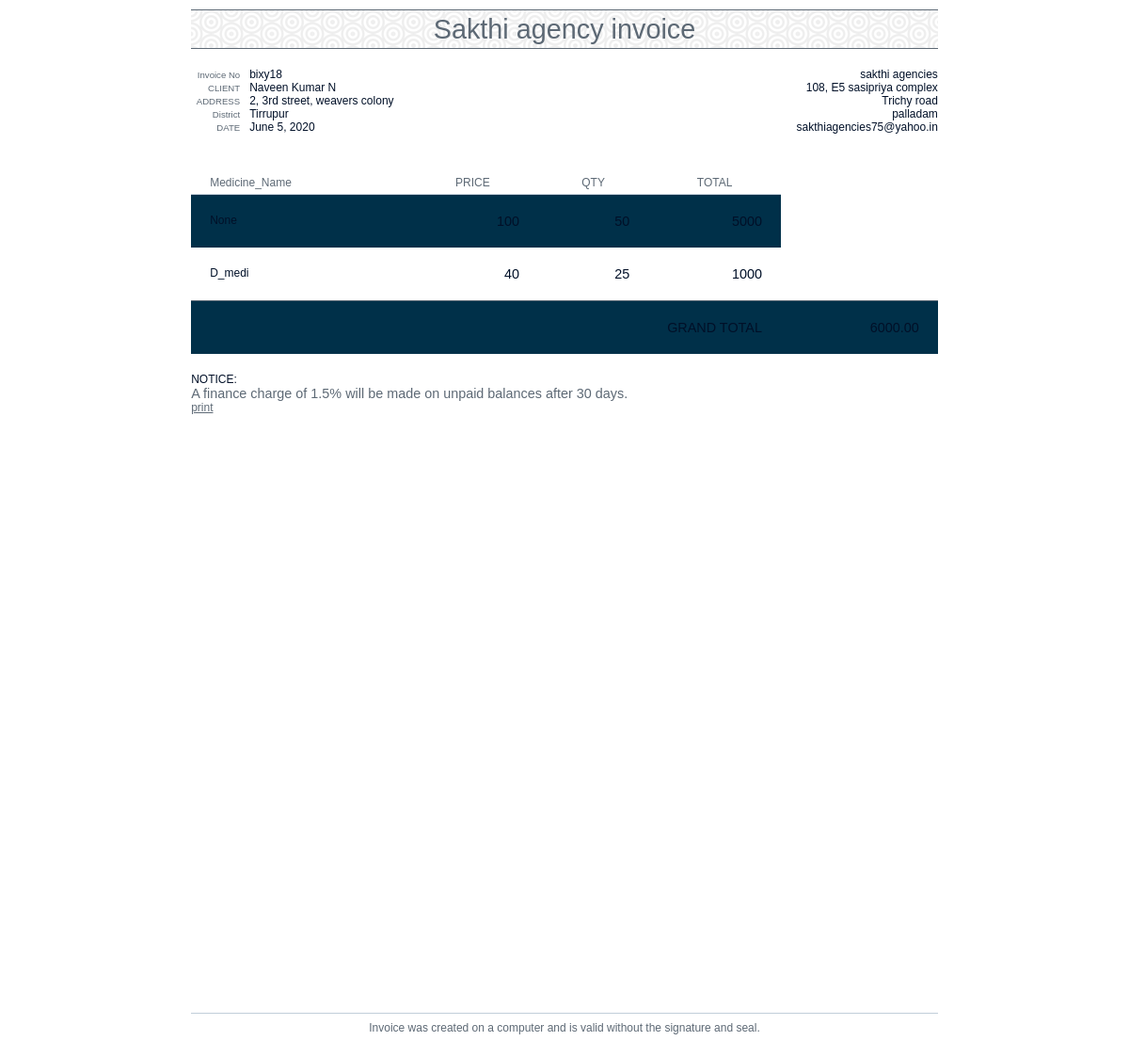
The app's page /invoice/htmlbillsearch/18/ with its own data.
### invoice/models.py (models this page shows, shortened)
class invoice(models.Model):
    id = models.AutoField(primary_key=True)
    user = models.ForeignKey(User,on_delete=models.SET_NULL,null = True)
    bill_no = models.CharField(max_length=10, null=True)
    customer_name = models.CharField(max_length=100, null=True)
    address = models.CharField(max_length=100, null=True)
    district = models.CharField(max_length=100, null=True)
    date_created = models.DateField(auto_now_add=True)
    invoice_complete = models.BooleanField(default=False)

class orderitem(models.Model):
    order_id = models.ForeignKey(Order, on_delete=models.SET_NULL, null=True, blank=True)
    product = models.ForeignKey(medicine, on_delete=models.SET_NULL, null=True)
    quantity = models.IntegerField(default=0, null=True, blank=True)
    price_billed = models.IntegerField(default=0, null=True, blank=True)
    total_price_order = models.IntegerField(default=0, null=True, blank=True)

class Order(models.Model):
    invoice_id = models.ForeignKey(invoice, on_delete=models.SET_NULL, null=True, blank=True)
    date_ordered = models.DateTimeField(auto_now_add=True)
    complete = models.BooleanField(default=False)
    order_total = models.DecimalField( max_digits=10, decimal_places=2, null=True)

### stock/models.py (models this page shows)
class medicine(models.Model):
    category=[
    ('solid','solid'),
    ('liquid','liquid')
    ]
    weight=[
    ('kg','kg'),
    ('ltr','ltr'),
    ('tonnes','tonnes')
    ]
    medicine_name = models.CharField(max_length=100)
    company_name = models.ForeignKey(company,null=True,on_delete=models.SET_NULL)
    medicine_type = models.CharField(max_length=50,null=True,choices=category)
    medicine_open_stock = models.FloatField(null=True)
    medicine_stock_available = models.FloatField(null=True)
    medicine_stock_type = models.CharField(max_length=50,choices=weight,null=True)
    medicine_mrp = models.DecimalField( max_digits=5, decimal_places=2, null=True)
    def __str__(self):
        return str(self.medicine_name)

### invoice/views.py (the view)
# urls.py: path('htmlbillsearch/<str:pk>/',views.htmlbillsearch, name="htmlbillsearch"),
def htmlbillsearch(request,pk):
	bill = invoice.objects.get(id = pk)
	order = Order.objects.get(invoice_id=bill)
	bill_total = order.order_total
	order_item = orderitem.objects.filter(order_id = order)
	context = {'order_item' : order_item, 'bill' : bill , 'bill_total':bill_total}
	return render(request, 'invoice/index.html',context)

### templates/invoice/index.html (shortened to what this page needs)
{% load static %}
<!DOCTYPE html>
<html lang="en">
  <head>
    <link rel="stylesheet" href="{%static "css/index.css"%}"  />
  </head>
  <body>
    <header class="clearfix">
      <h1>Sakthi agency invoice</h1>
      <div id="company" class="clearfix">
        <div>sakthi agencies</div>
        <div>108, E5 sasipriya complex<br />Trichy road</div>
        <div>palladam</div>
        <div>sakthiagencies75@yahoo.in</div>
      </div>
      <div id="project">
        <div><span>Invoice No</span>{{bill.bill_no}}</div>
        <div><span>CLIENT</span>{{bill.customer_name}}</div>
        <div><span>ADDRESS</span>{{bill.address}}</div>
        <div><span>District</span>{{bill.district}}</div>
        <div><span>DATE</span>{{bill.date_created}}</div>
      </div>
    </header>
    <main>
      <table>
        <thead>
          <tr>
            <th class="desc">Medicine_Name</th>
            <th>PRICE</th>
            <th>QTY</th>
            <th>TOTAL</th>
          </tr>
        </thead>
        <tbody>
          {%for obj in order_item%}
          <tr>
            <td class="desc">{{obj.product}}</td>
            <td class="unit">{{obj.price_billed}}</td>
            <td class="qty">{{obj.quantity}}</td>
            <td class="total">{{obj.total_price_order}}</td>
          </tr>
          {%endfor%}
          <tr>
            <td colspan="4" class="grand total">GRAND TOTAL</td>
            <td class="grand total">{{bill_total}}</td>
          </tr>
        </tbody>
      </table>
      <div id="notices">
        <div>NOTICE:</div>
        <div class="notice">A finance charge of 1.5% will be made on unpaid balances after 30 days.</div>
      </div>
    </main>
    <a href="{% url 'invoice_search' %}">print</a>
    <footer>
      Invoice was created on a computer and is valid without the signature and seal.
    </footer>
  </body>
</html>

### static/css/index.css (style rules this page uses)
.clearfix:after { content: ""; display: table; clear: both; }
a { color: #5D6975; text-decoration: underline; }
body { position: relative; width: 21cm; height: 29.7cm; margin: 0 auto; color: #001028; background: #FFFFFF; font-family: Arial, sans-serif; font-size: 12px; font-family: Arial; }
header { padding: 10px 0; margin-bottom: 30px; }
h1 { border-top: 1px solid #5D6975; border-bottom: 1px solid #5D6975; color: #5D6975; font-size: 2.4em; line-height: 1.4em; font-weight: normal; text-align: center; margin: 0 0 20px 0; background: url(dimension.png); }
#project { float: left; }
#project span { color: #5D6975; text-align: right; width: 52px; margin-right: 10px; display: inline-block; font-size: 0.8em; }
#company { float: right; text-align: right; }
#project div, #company div { white-space: nowrap; }
table { width: 100%; border-collapse: collapse; border-spacing: 0; margin-bottom: 20px; }
table tr:nth-child(2n-1) td { background: #003049; }
table th, table td { text-align: center; }
table th { padding: 5px 20px; color: #5D6975; border-bottom: 1px solid #C1CED9; white-space: nowrap; font-weight: normal; }
table .service, table .desc { text-align: left; }
table td { padding: 20px; text-align: right; }
table td.service, table td.desc { vertical-align: top; }
table td.unit, table td.qty, table td.total { font-size: 1.2em; }
table td.grand { border-top: 1px solid #5D6975;; }
#notices .notice { color: #5D6975; font-size: 1.2em; }
footer { color: #5D6975; width: 100%; height: 30px; position: absolute; bottom: 0; border-top: 1px solid #C1CED9; padding: 8px 0; text-align: center; }

### templates/invoice/index.html (style rules this page uses)
.clearfix:after { content: ""; display: table; clear: both; }
a { color: #5D6975; text-decoration: underline; }
body { position: relative; width: 21cm; height: 29.7cm; margin: 0 auto; color: #001028; background: #FFFFFF; font-family: Arial, sans-serif; font-size: 12px; font-family: Arial; }
header { padding: 10px 0; margin-bottom: 30px; }
h1 { border-top: 1px solid #5D6975; border-bottom: 1px solid #5D6975; color: #5D6975; font-size: 2.4em; line-height: 1.4em; font-weight: normal; text-align: center; margin: 0 0 20px 0; background: url(dimension.png); }
#project { float: left; }
#project span { color: #5D6975; text-align: right; width: 52px; margin-right: 10px; display: inline-block; font-size: 0.8em; }
#company { float: right; text-align: right; }
#project div, #company div { white-space: nowrap; }
table { width: 100%; border-collapse: collapse; border-spacing: 0; margin-bottom: 20px; }
table tr:nth-child(2n-1) td { background: #F5F5F5; }
table th, table td { text-align: center; }
table th { padding: 5px 20px; color: #5D6975; border-bottom: 1px solid #C1CED9; white-space: nowrap; font-weight: normal; }
table .service, table .desc { text-align: left; }
table td { padding: 20px; text-align: right; }
table td.service, table td.desc { vertical-align: top; }
table td.unit, table td.qty, table td.total { font-size: 1.2em; }
table td.grand { border-top: 1px solid #5D6975;; }
#notices .notice { color: #5D6975; font-size: 1.2em; }
footer { color: #5D6975; width: 100%; height: 30px; position: absolute; bottom: 0; border-top: 1px solid #C1CED9; padding: 8px 0; text-align: center; }

### records on screen
invoice: bill_no "bixy18", customer_name "Naveen Kumar N", address "2, 3rd street, weavers colony", district "Tirrupur", date_created "June 5, 2020"
orderitem: product "None", price_billed "100", quantity "50", total_price_order "5000"
orderitem: product "D_medi", price_billed "40", quantity "25", total_price_order "1000"
Order: order_total "6000.00"
